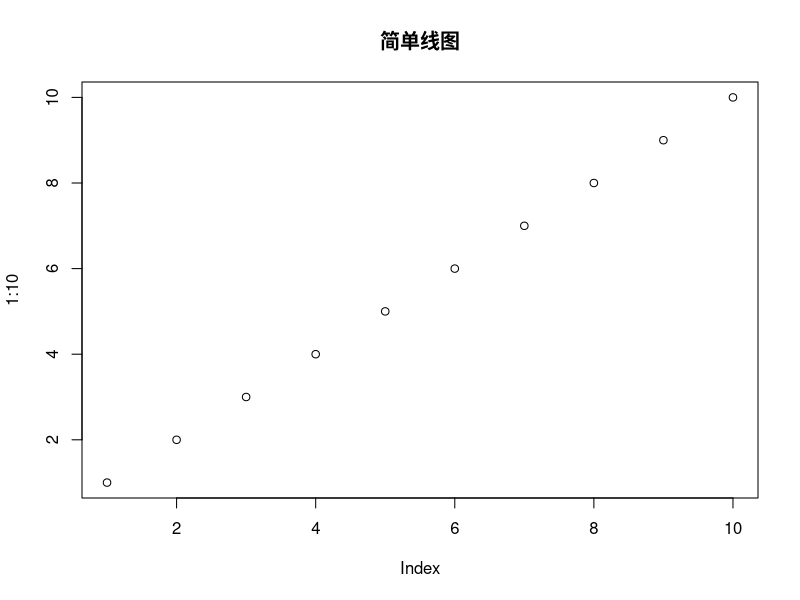
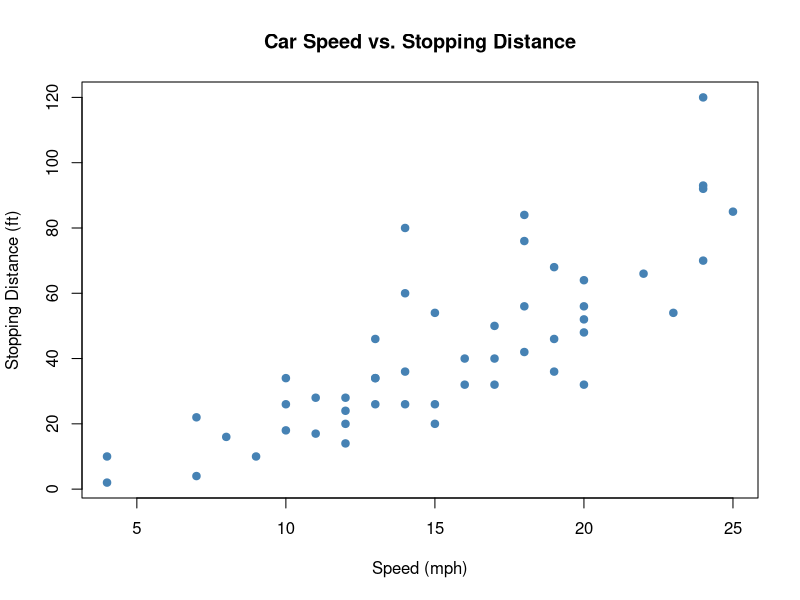

The R script that drew these images, in order:
## ---- chunk 1
#| label: example
#| echo: true
#| eval: true
#| warning: false
#| message: false
#| fig-width: 8
#| fig-height: 5
#| fig-cap: "这是一个图表标题"

# 代码会执行，图会显示
plot(1:10, main = "简单线图")
## ---- chunk 2
#| label: basic

# 简单数学运算
x <- 1:10
mean(x)
sum(x)
## ---- chunk 3
#| label: dataframe

# 创建一个简单数据框
df <- data.frame(
  species = c("Dog", "Cat", "Bird", "Fish"),
  weight  = c(20, 4, 0.5, 0.1),
  legs    = c(4, 4, 2, 0)
)

df
## ---- chunk 4
#| label: plot
#| fig-cap: "Car Speed vs. Stopping Distance"

# 使用内置数据集绘图
plot(cars$speed, cars$dist,
     xlab = "Speed (mph)",
     ylab = "Stopping Distance (ft)",
     main = "Car Speed vs. Stopping Distance",
     pch  = 19, col = "steelblue")
